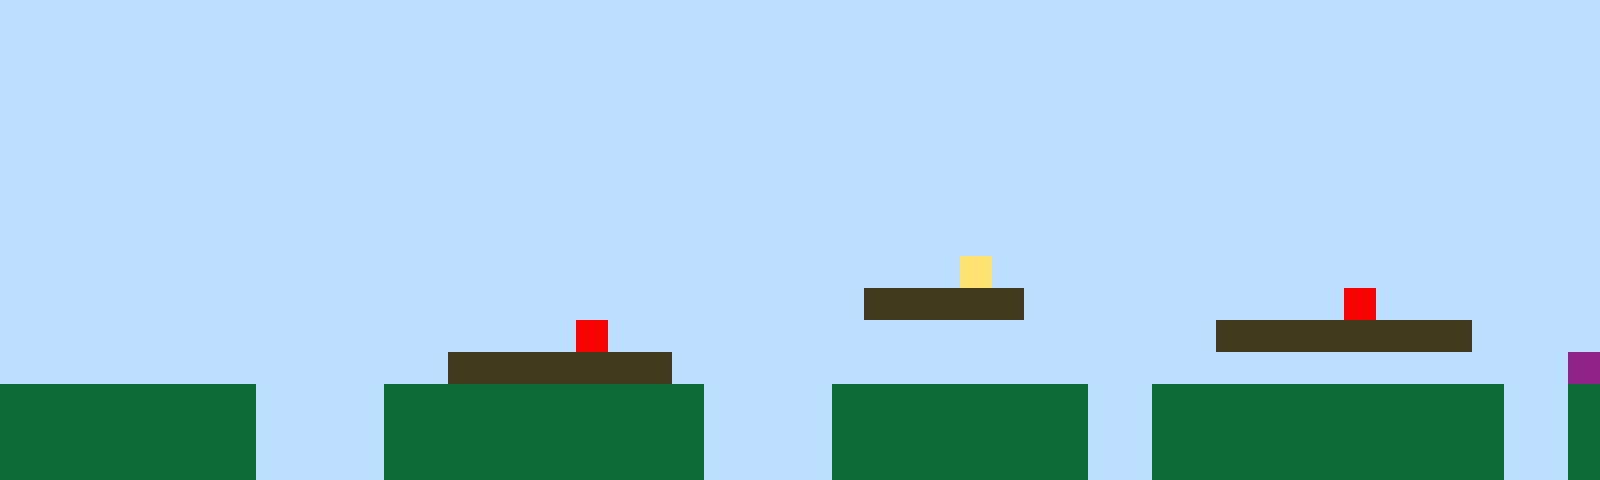

The image is a tile-based game level rendered from a .tmx file. Its description and complete source (layers, tilesets, objects, tile grids) follow:
An orthogonal 50x15 tile map with 32x32 px tiles, 1 tile layer (Tile Layer 1).

<map version="1.10" tiledversion="1.11.2" orientation="orthogonal" renderorder="right-up" width="50" height="15" tilewidth="32" tileheight="32" infinite="0" nextlayerid="2" nextobjectid="1"><editorsettings><export target="map1.csv" format="csv" /></editorsettings><tileset firstgid="1" name="sprites" tilewidth="32" tileheight="32" tilecount="6" columns="3"><image source="sprites.png" width="96" height="64" /></tileset><layer id="1" name="Tile Layer 1" width="50" height="15"><data encoding="csv">1,1,1,1,1,1,1,1,1,1,1,1,1,1,1,1,1,1,1,1,1,1,1,1,1,1,1,1,1,1,1,1,1,1,1,1,1,1,1,1,1,1,1,1,1,1,1,1,1,1,1,1,1,1,1,1,1,1,1,1,1,1,1,1,1,1,1,1,1,1,1,1,1,1,1,1,1,1,1,1,1,1,1,1,1,1,1,1,1,1,1,1,1,1,1,1,1,1,1,1,1,1,1,1,1,1,1,1,1,1,1,1,1,1,1,1,1,1,1,1,1,1,1,1,1,1,1,1,1,1,1,1,1,1,1,1,1,1,1,1,1,1,1,1,1,1,1,1,1,1,1,1,1,1,1,1,1,1,1,1,1,1,1,1,1,1,1,1,1,1,1,1,1,1,1,1,1,1,1,1,1,1,1,1,1,1,1,1,1,1,1,1,1,1,1,1,1,1,1,1,1,1,1,1,1,1,1,1,1,1,1,1,1,1,1,1,1,1,1,1,1,1,1,1,1,1,1,1,1,1,1,1,1,1,1,1,1,1,1,1,1,1,1,1,1,1,1,1,1,1,1,1,1,1,1,1,1,1,1,1,1,1,1,1,1,1,1,1,1,1,1,1,1,1,1,1,1,1,1,1,1,1,1,1,1,1,1,1,1,1,1,1,1,1,1,1,1,1,1,1,1,1,1,1,1,1,1,1,1,1,1,1,1,1,1,1,1,1,1,1,1,1,1,1,1,1,1,1,1,1,1,1,1,1,1,1,1,1,1,1,1,1,1,1,1,1,1,1,1,1,1,1,1,1,1,1,1,1,1,1,1,1,1,1,1,1,1,1,1,1,1,1,1,1,1,1,1,1,1,1,1,1,1,1,1,1,1,1,1,1,1,1,1,1,1,1,1,1,1,1,1,1,1,1,1,1,1,1,1,1,1,1,1,1,1,1,1,1,1,1,1,1,1,1,1,1,1,1,1,1,4,1,1,1,1,1,1,1,1,1,1,1,1,1,1,1,1,1,1,1,1,1,1,1,1,1,1,1,1,1,1,1,1,1,1,1,1,1,1,1,1,1,1,1,1,1,1,3,3,3,3,3,1,1,1,1,1,1,1,1,1,1,5,1,1,1,1,1,1,1,1,1,1,1,1,1,1,1,1,1,1,1,1,1,1,1,1,1,5,1,1,1,1,1,1,1,1,1,1,1,1,1,1,1,1,1,1,1,3,3,3,3,3,3,3,3,1,1,1,1,1,1,1,1,1,1,1,1,1,1,1,1,1,1,3,3,3,3,3,3,3,1,1,1,1,1,1,1,1,1,1,1,1,1,1,1,1,1,1,1,1,1,1,1,1,1,1,1,1,6,2,2,2,2,2,2,2,2,1,1,1,1,2,2,2,2,2,2,2,2,2,2,1,1,1,1,2,2,2,2,2,2,2,2,1,1,2,2,2,2,2,2,2,2,2,2,2,1,1,2,2,2,2,2,2,2,2,2,1,1,1,1,2,2,2,2,2,2,2,2,2,2,1,1,1,1,2,2,2,2,2,2,2,2,1,1,2,2,2,2,2,2,2,2,2,2,2,1,1,2,2,2,2,2,2,2,2,2,1,1,1,1,2,2,2,2,2,2,2,2,2,2,1,1,1,1,2,2,2,2,2,2,2,2,1,1,2,2,2,2,2,2,2,2,2,2,2,1,1,2</data></layer></map>
